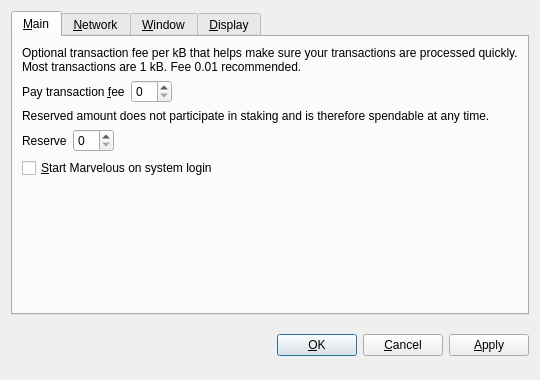
<?xml version="1.0" encoding="UTF-8"?>
<ui version="4.0">
 <class>OptionsDialog</class>
 <widget class="QDialog" name="OptionsDialog">
  <property name="geometry">
   <rect>
    <x>0</x>
    <y>0</y>
    <width>540</width>
    <height>380</height>
   </rect>
  </property>
  <property name="windowTitle">
   <string>Options</string>
  </property>
  <property name="modal">
   <bool>true</bool>
  </property>
  <layout class="QVBoxLayout" name="verticalLayout">
   <item>
    <widget class="QTabWidget" name="tabWidget">
     <property name="tabPosition">
      <enum>QTabWidget::North</enum>
     </property>
     <property name="currentIndex">
      <number>0</number>
     </property>
     <widget class="QWidget" name="tabMain">
      <attribute name="title">
       <string>&amp;Main</string>
      </attribute>
      <layout class="QVBoxLayout" name="verticalLayout_Main">
       <item>
        <widget class="QLabel" name="transactionFeeInfoLabel">
         <property name="text">
          <string>Optional transaction fee per kB that helps make sure your transactions are processed quickly. Most transactions are 1 kB. Fee 0.01 recommended.</string>
         </property>
         <property name="textFormat">
          <enum>Qt::PlainText</enum>
         </property>
         <property name="wordWrap">
          <bool>true</bool>
         </property>
        </widget>
       </item>
       <item>
        <layout class="QHBoxLayout" name="horizontalLayoutFee">
         <item>
          <widget class="QLabel" name="transactionFeeLabel">
           <property name="text">
            <string>Pay transaction &amp;fee</string>
           </property>
           <property name="textFormat">
            <enum>Qt::PlainText</enum>
           </property>
           <property name="buddy">
            <cstring>transactionFee</cstring>
           </property>
          </widget>
         </item>
         <item>
          <widget class="BitcoinAmountField" name="transactionFee"/>
         </item>
         <item>
          <spacer name="horizontalSpacerFee">
           <property name="orientation">
            <enum>Qt::Horizontal</enum>
           </property>
           <property name="sizeHint" stdset="0">
            <size>
             <width>40</width>
             <height>20</height>
            </size>
           </property>
          </spacer>
         </item>
        </layout>
       </item>
       <item>
        <widget class="QLabel" name="reserveBalanceInfoLabel">
         <property name="text">
          <string>Reserved amount does not participate in staking and is therefore spendable at any time.</string>
         </property>
         <property name="textFormat">
          <enum>Qt::PlainText</enum>
         </property>
         <property name="wordWrap">
          <bool>true</bool>
         </property>
        </widget>
       </item>
       <item>
        <layout class="QHBoxLayout" name="horizontalLayoutReserveBalance">
         <item>
          <widget class="QLabel" name="reserveBalanceLabel">
           <property name="text">
            <string>Reserve</string>
           </property>
           <property name="textFormat">
            <enum>Qt::PlainText</enum>
           </property>
           <property name="buddy">
            <cstring>reserveBalance</cstring>
           </property>
          </widget>
         </item>
         <item>
          <widget class="BitcoinAmountField" name="reserveBalance"/>
         </item>
         <item>
          <spacer name="horizontalSpacerReserveBalance">
           <property name="orientation">
            <enum>Qt::Horizontal</enum>
           </property>
           <property name="sizeHint" stdset="0">
            <size>
             <width>40</width>
             <height>20</height>
            </size>
           </property>
          </spacer>
         </item>
        </layout>
       </item>
       <item>
        <widget class="QCheckBox" name="bitcoinAtStartup">
         <property name="toolTip">
          <string>Automatically start Marvelous after logging in to the system.</string>
         </property>
         <property name="text">
          <string>&amp;Start Marvelous on system login</string>
         </property>
        </widget>
       </item>
       <item>
        <spacer name="verticalSpacer_Main">
         <property name="orientation">
          <enum>Qt::Vertical</enum>
         </property>
         <property name="sizeHint" stdset="0">
          <size>
           <width>20</width>
           <height>40</height>
          </size>
         </property>
        </spacer>
       </item>
      </layout>
     </widget>
     <widget class="QWidget" name="tabNetwork">
      <attribute name="title">
       <string>&amp;Network</string>
      </attribute>
      <layout class="QVBoxLayout" name="verticalLayout_Network">
       <item>
        <widget class="QCheckBox" name="mapPortUpnp">
         <property name="toolTip">
          <string>Automatically open the Marvelous client port on the router. This only works when your router supports UPnP and it is enabled.</string>
         </property>
         <property name="text">
          <string>Map port using &amp;UPnP</string>
         </property>
        </widget>
       </item>
       <item>
        <widget class="QCheckBox" name="connectSocks">
         <property name="toolTip">
          <string>Connect to the Marvelous network through a SOCKS proxy (e.g. when connecting through Tor).</string>
         </property>
         <property name="text">
          <string>&amp;Connect through SOCKS proxy:</string>
         </property>
        </widget>
       </item>
       <item>
        <layout class="QHBoxLayout" name="horizontalLayout_Network">
         <item>
          <widget class="QLabel" name="proxyIpLabel">
           <property name="text">
            <string>Proxy &amp;IP:</string>
           </property>
           <property name="textFormat">
            <enum>Qt::PlainText</enum>
           </property>
           <property name="buddy">
            <cstring>proxyIp</cstring>
           </property>
          </widget>
         </item>
         <item>
          <widget class="QValidatedLineEdit" name="proxyIp">
           <property name="maximumSize">
            <size>
             <width>140</width>
             <height>16777215</height>
            </size>
           </property>
           <property name="toolTip">
            <string>IP address of the proxy (e.g. 127.0.0.1)</string>
           </property>
          </widget>
         </item>
         <item>
          <widget class="QLabel" name="proxyPortLabel">
           <property name="text">
            <string>&amp;Port:</string>
           </property>
           <property name="textFormat">
            <enum>Qt::PlainText</enum>
           </property>
           <property name="buddy">
            <cstring>proxyPort</cstring>
           </property>
          </widget>
         </item>
         <item>
          <widget class="QLineEdit" name="proxyPort">
           <property name="maximumSize">
            <size>
             <width>55</width>
             <height>16777215</height>
            </size>
           </property>
           <property name="toolTip">
            <string>Port of the proxy (e.g. 9050)</string>
           </property>
          </widget>
         </item>
         <item>
          <widget class="QLabel" name="socksVersionLabel">
           <property name="text">
            <string>SOCKS &amp;Version:</string>
           </property>
           <property name="textFormat">
            <enum>Qt::PlainText</enum>
           </property>
           <property name="buddy">
            <cstring>socksVersion</cstring>
           </property>
          </widget>
         </item>
         <item>
          <widget class="QValueComboBox" name="socksVersion">
           <property name="toolTip">
            <string>SOCKS version of the proxy (e.g. 5)</string>
           </property>
          </widget>
         </item>
         <item>
          <spacer name="horizontalSpacer_Network">
           <property name="orientation">
            <enum>Qt::Horizontal</enum>
           </property>
           <property name="sizeHint" stdset="0">
            <size>
             <width>40</width>
             <height>20</height>
            </size>
           </property>
          </spacer>
         </item>
        </layout>
       </item>
       <item>
        <spacer name="verticalSpacer_Network">
         <property name="orientation">
          <enum>Qt::Vertical</enum>
         </property>
         <property name="sizeHint" stdset="0">
          <size>
           <width>20</width>
           <height>40</height>
          </size>
         </property>
        </spacer>
       </item>
      </layout>
     </widget>
     <widget class="QWidget" name="tabWindow">
      <attribute name="title">
       <string>&amp;Window</string>
      </attribute>
      <layout class="QVBoxLayout" name="verticalLayout_Window">
       <item>
        <widget class="QCheckBox" name="minimizeToTray">
         <property name="toolTip">
          <string>Show only a tray icon after minimizing the window.</string>
         </property>
         <property name="text">
          <string>&amp;Minimize to the tray instead of the taskbar</string>
         </property>
        </widget>
       </item>
       <item>
        <widget class="QCheckBox" name="minimizeOnClose">
         <property name="toolTip">
          <string>Minimize instead of exit the application when the window is closed. When this option is enabled, the application will be closed only after selecting Quit in the menu.</string>
         </property>
         <property name="text">
          <string>M&amp;inimize on close</string>
         </property>
        </widget>
       </item>
       <item>
        <spacer name="verticalSpacer_Window">
         <property name="orientation">
          <enum>Qt::Vertical</enum>
         </property>
         <property name="sizeHint" stdset="0">
          <size>
           <width>20</width>
           <height>40</height>
          </size>
         </property>
        </spacer>
       </item>
      </layout>
     </widget>
     <widget class="QWidget" name="tabDisplay">
      <attribute name="title">
       <string>&amp;Display</string>
      </attribute>
      <layout class="QVBoxLayout" name="verticalLayout_Display">
       <item>
        <layout class="QHBoxLayout" name="horizontalLayout_1_Display">
         <item>
          <widget class="QLabel" name="langLabel">
           <property name="text">
            <string>User Interface &amp;language:</string>
           </property>
           <property name="textFormat">
            <enum>Qt::PlainText</enum>
           </property>
           <property name="buddy">
            <cstring>lang</cstring>
           </property>
          </widget>
         </item>
         <item>
          <widget class="QValueComboBox" name="lang">
           <property name="toolTip">
            <string>The user interface language can be set here. This setting will take effect after restarting Marvelous.</string>
           </property>
          </widget>
         </item>
        </layout>
       </item>
       <item>
        <layout class="QHBoxLayout" name="horizontalLayout_2_Display">
         <item>
          <widget class="QLabel" name="unitLabel">
           <property name="text">
            <string>&amp;Unit to show amounts in:</string>
           </property>
           <property name="textFormat">
            <enum>Qt::PlainText</enum>
           </property>
           <property name="buddy">
            <cstring>unit</cstring>
           </property>
          </widget>
         </item>
         <item>
          <widget class="QValueComboBox" name="unit">
           <property name="toolTip">
            <string>Choose the default subdivision unit to show in the interface and when sending coins.</string>
           </property>
          </widget>
         </item>
        </layout>
       </item>
       <item>
        <widget class="QCheckBox" name="displayAddresses">
         <property name="toolTip">
          <string>Whether to show Marvelous addresses in the transaction list or not.</string>
         </property>
         <property name="text">
          <string>&amp;Display addresses in transaction list</string>
         </property>
        </widget>
       </item>
       <item>
        <widget class="QCheckBox" name="coinControlFeatures">
         <property name="toolTip">
          <string>Whether to show coin control features or not.</string>
         </property>
         <property name="text">
          <string>Display coin &amp;control features (experts only!)</string>
         </property>
        </widget>
       </item>
       <item>
        <spacer name="verticalSpacer_Display">
         <property name="orientation">
          <enum>Qt::Vertical</enum>
         </property>
         <property name="sizeHint" stdset="0">
          <size>
           <width>20</width>
           <height>40</height>
          </size>
         </property>
        </spacer>
       </item>
      </layout>
     </widget>
    </widget>
   </item>
   <item>
    <layout class="QHBoxLayout" name="horizontalLayout_Buttons">
     <item>
      <spacer name="horizontalSpacer_1">
       <property name="orientation">
        <enum>Qt::Horizontal</enum>
       </property>
       <property name="sizeHint" stdset="0">
        <size>
         <width>40</width>
         <height>48</height>
        </size>
       </property>
      </spacer>
     </item>
     <item>
      <widget class="QLabel" name="statusLabel">
       <property name="font">
        <font>
         <weight>75</weight>
         <bold>true</bold>
        </font>
       </property>
       <property name="text">
        <string/>
       </property>
       <property name="textFormat">
        <enum>Qt::PlainText</enum>
       </property>
       <property name="wordWrap">
        <bool>true</bool>
       </property>
      </widget>
     </item>
     <item>
      <spacer name="horizontalSpacer_2">
       <property name="orientation">
        <enum>Qt::Horizontal</enum>
       </property>
       <property name="sizeHint" stdset="0">
        <size>
         <width>40</width>
         <height>48</height>
        </size>
       </property>
      </spacer>
     </item>
     <item>
      <widget class="QPushButton" name="okButton">
       <property name="text">
        <string>&amp;OK</string>
       </property>
      </widget>
     </item>
     <item>
      <widget class="QPushButton" name="cancelButton">
       <property name="text">
        <string>&amp;Cancel</string>
       </property>
       <property name="autoDefault">
        <bool>false</bool>
       </property>
      </widget>
     </item>
     <item>
      <widget class="QPushButton" name="applyButton">
       <property name="text">
        <string>&amp;Apply</string>
       </property>
       <property name="autoDefault">
        <bool>false</bool>
       </property>
      </widget>
     </item>
    </layout>
   </item>
  </layout>
 </widget>
 <customwidgets>
  <customwidget>
   <class>BitcoinAmountField</class>
   <extends>QSpinBox</extends>
   <header>bitcoinamountfield.h</header>
  </customwidget>
  <customwidget>
   <class>QValueComboBox</class>
   <extends>QComboBox</extends>
   <header>qvaluecombobox.h</header>
  </customwidget>
  <customwidget>
   <class>QValidatedLineEdit</class>
   <extends>QLineEdit</extends>
   <header>qvalidatedlineedit.h</header>
  </customwidget>
 </customwidgets>
 <resources/>
 <connections/>
</ui>
